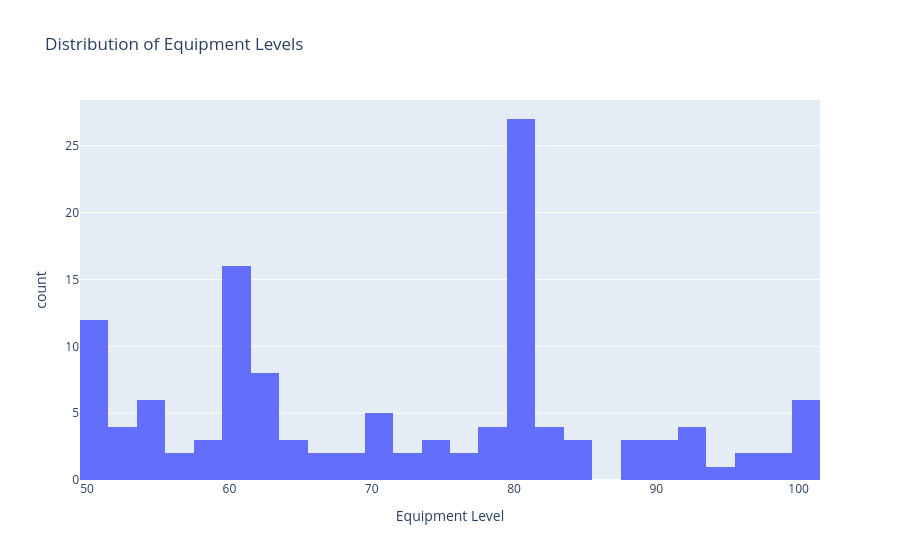

The code cell stored with this chart in its notebook:
### Markdown cell above
# Data Analysis and Visualization

Let's explore the equipment data to understand:
1. Distribution of equipment levels
2. Equipment types and their frequencies
3. Resource usage patterns
4. Crafting complexity analysis

### Code cell
# 1. Level Distribution Analysis
plt_level = px.histogram(df, x='level', 
                        title='Distribution of Equipment Levels',
                        labels={'level': 'Equipment Level', 'count': 'Number of Items'},
                        nbins=50)
plt_level.update_layout(showlegend=False)
plt_level.show()

# Basic statistics
print("Level Statistics:")
print(df['level'].describe())

### Figure 1 — Plotly figure (JSON) as saved in the notebook; plotly's stock layout.template omitted (floating-point values rounded to 4 significant figures; data arrays with more than 128 entries replaced by an {"elided": "..."} marker saying what was removed)
{"data": [{"bingroup": "x", "hovertemplate": "Equipment Level=%{x}<br>count=%{y}<extra></extra>", "legendgroup": "", "marker": {"color": "#636efa", "pattern": {"shape": ""}}, "name": "", "nbinsx": 50, "orientation": "v", "showlegend": false, "type": "histogram", "x": {"elided": "129 int values"}, "xaxis": "x", "yaxis": "y"}], "layout": {"barmode": "relative", "legend": {"tracegroupgap": 0}, "showlegend": false, "title": {"text": "Distribution of Equipment Levels"}, "xaxis": {"anchor": "y", "domain": [0, 1], "title": {"text": "Equipment Level"}}, "yaxis": {"anchor": "x", "domain": [0, 1], "title": {"text": "count"}}}}
